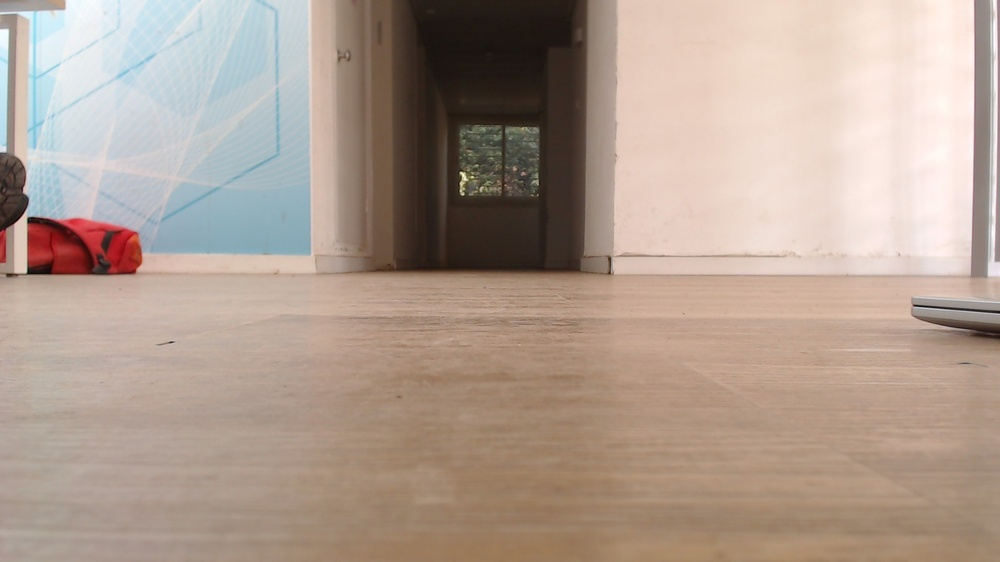
#> input picture exampleImages/10 no.jpg, 1000 x 562 px, shrunk from 1920 x 1080 before the run
$ python -i pic_sub.py   (imports and definitions only)
#> lines starting #> are read from the running program, lines starting #| are printed output that depends on the picture; after the words box and inside, x2 and y2 are one past the last pixel; in counts of white or black regions, pixels touching at a corner belong together
#> further down, picture is the input picture: shape (562, 1000, 3); mean B, G, R 144.8, 157.2, 175.3
import cv2
import numpy as np
import os

class LaserDotDetector:
    def __init__(self, min_area=5, max_area=200, threshold=10):
        self.min_area = min_area
        self.max_area = max_area
        self.threshold = threshold

    def find_laser_dot(self, diff_img, show=False):
#> called with show = False
        if len(diff_img.shape) == 3:
            gray = cv2.cvtColor(diff_img, cv2.COLOR_BGR2GRAY)
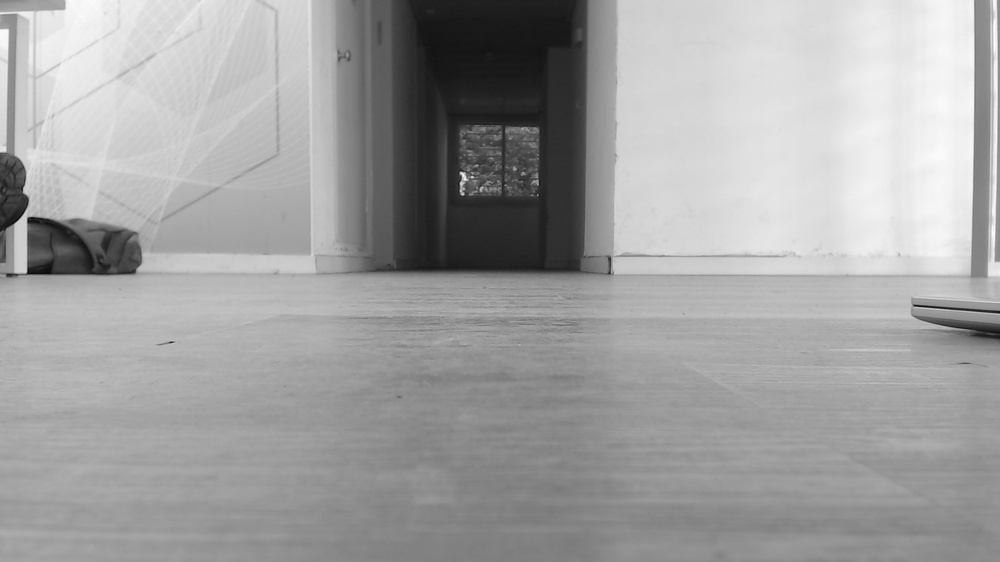
#> gray: shape (562, 1000); min 6, max 255, mean 161.2
        else:
            gray = diff_img.copy()
        _, thresh = cv2.threshold(gray, self.threshold, 255, cv2.THRESH_BINARY)
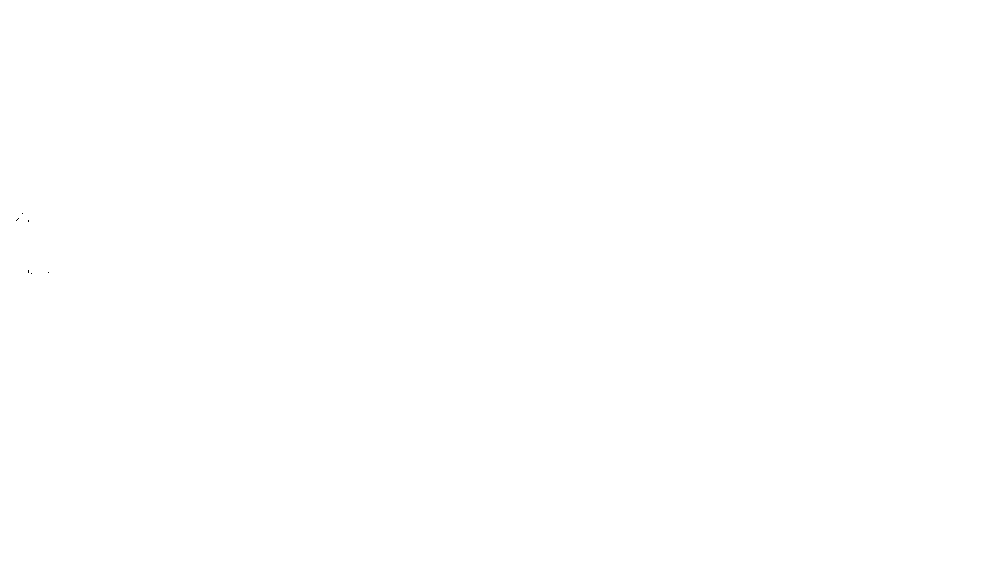
#> thresh: shape (562, 1000); 100% white; black in thin lines or dots, all inside (x1, y1, x2, y2) = (16, 213, 49, 274)
        kernel = np.ones((3, 3), np.uint8)
        clean = cv2.morphologyEx(thresh, cv2.MORPH_OPEN, kernel)
        contours, _ = cv2.findContours(clean, cv2.RETR_EXTERNAL, cv2.CHAIN_APPROX_SIMPLE)
#> contours = [[[0, 0], [0, 561], [999, 561], [999, 0]]]
        laser_dots = []
        for cnt in contours:
            area = cv2.contourArea(cnt)
            if self.min_area < area < self.max_area:
                M = cv2.moments(cnt)
                if M["m00"] != 0:
                    cx = int(M["m10"] / M["m00"])
                    cy = int(M["m01"] / M["m00"])
                    laser_dots.append((cx, cy))
                    if show:
                        cv2.circle(diff_img, (cx, cy), 5, (0, 255, 0), 2)
#> this loop made 1 pass
#> (cnt, area) on pass 1: ([[0, 0], [0, 561], [999, 561], [999, 0]], 560439)
#> after the loop, laser_dots = []
        if show:
            cv2.imshow("Laser Dot Detection", diff_img)
            cv2.waitKey(0)
            cv2.destroyAllWindows()
        return laser_dots


    # [56 lines left out: functions diff_images, find_laser_dot_old, save_laser_dot_image, not called in this run]

# [5 lines of commented-out code are left out]

>>> import cv2
>>> picture = cv2.imread('../exampleImages/10 no.jpg')
>>> result = LaserDotDetector().find_laser_dot(picture)
#> result = []

$ run again, on exampleImages/12 no.jpg
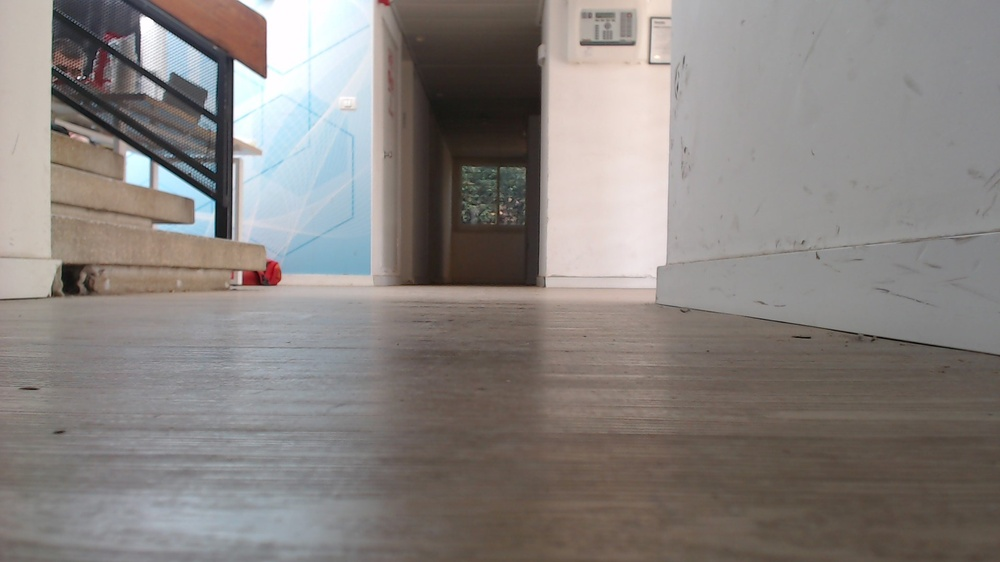
#> input picture exampleImages/12 no.jpg, 1000 x 562 px, shrunk from 1920 x 1080 before the run
#> picture is the input picture: shape (562, 1000, 3); mean B, G, R 127.4, 130.6, 136.3
#> in find_laser_dot, `gray = cv2.cvtColor(diff_img, cv2.COLOR_BGR2GRAY)`:
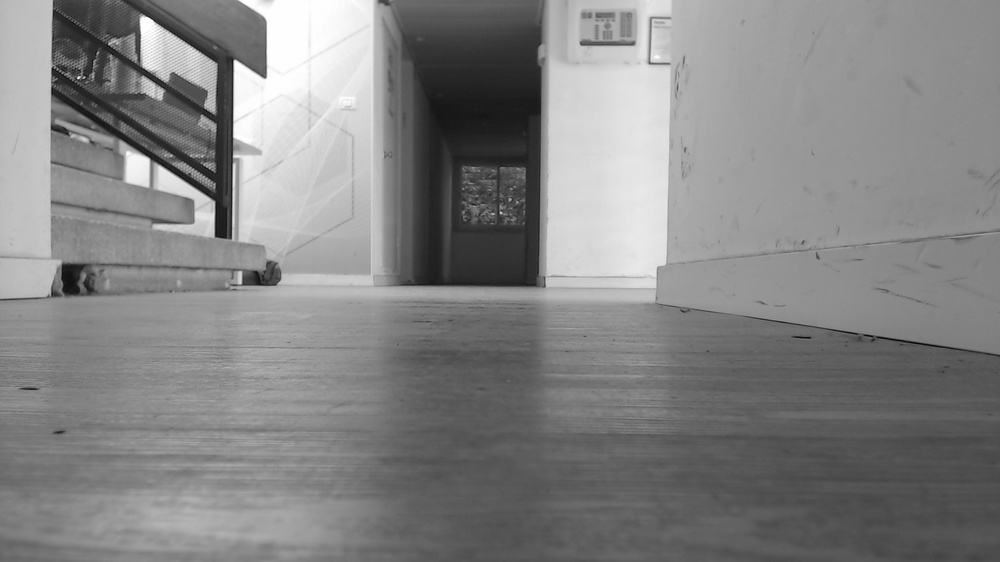
#> gray: shape (562, 1000); min 4, max 255, mean 131.9
#> thresh: shape (562, 1000); 100% white; black in thin lines or dots, all inside (x1, y1, x2, y2) = (60, 73, 933, 346)
#> contours = [[[0, 0], [0, 561], [999, 561], [999, 0]]]
#> the loop in find_laser_dot, `for cnt in contours:` made 1 pass
#> (cnt, area) on pass 1: ([[0, 0], [0, 561], [999, 561], [999, 0]], 560439)
#> after the loop in find_laser_dot, `for cnt in contours:`: laser_dots = []

$ run again, on exampleImages/14 no.jpg
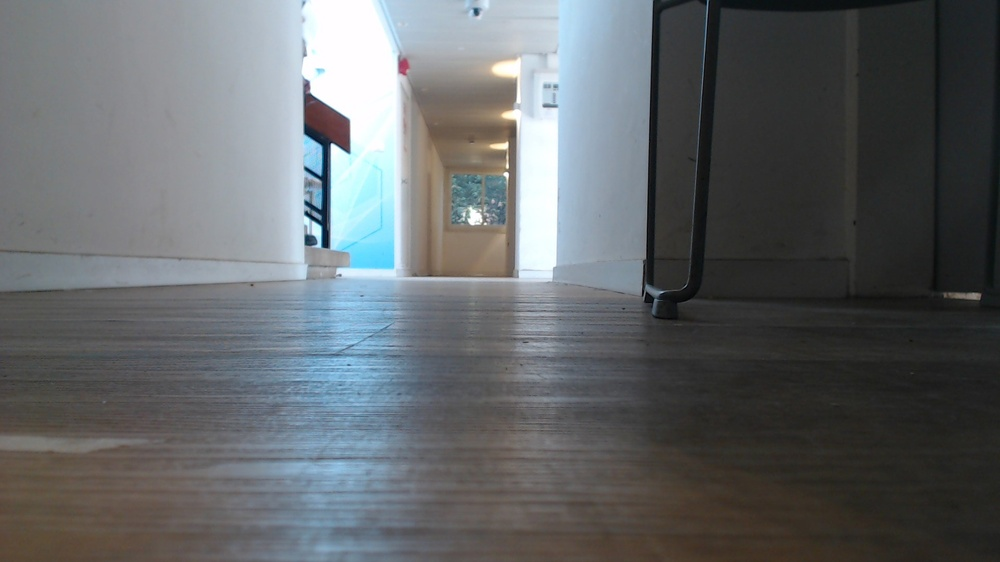
#> input picture exampleImages/14 no.jpg, 1000 x 562 px, shrunk from 1920 x 1080 before the run
#> picture is the input picture: shape (562, 1000, 3); mean B, G, R 104.9, 102.5, 98.8
#> in find_laser_dot, `gray = cv2.cvtColor(diff_img, cv2.COLOR_BGR2GRAY)`:
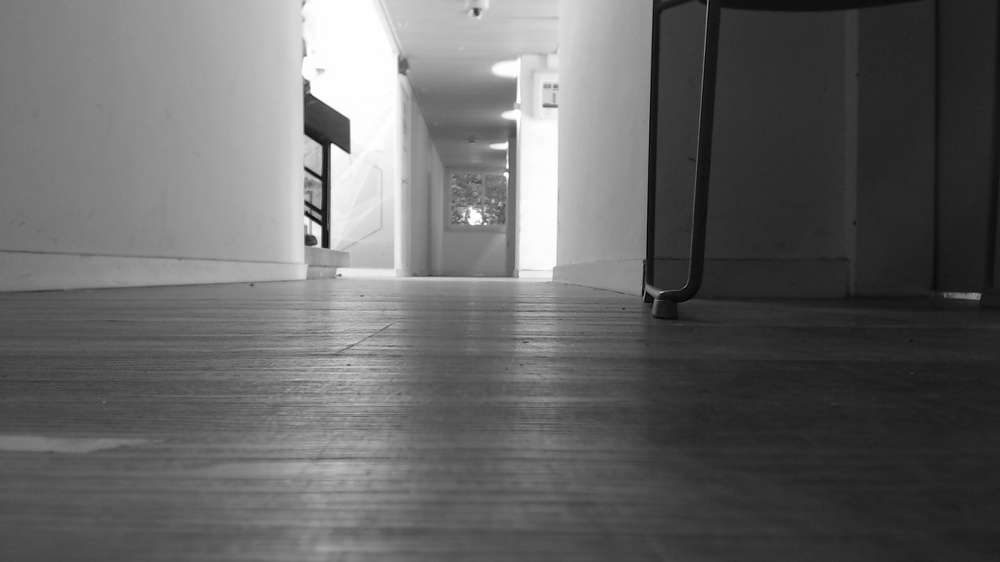
#> gray: shape (562, 1000); min 1, max 255, mean 101.7
#> thresh: shape (562, 1000); 100% white; black in thin lines or dots, all inside (x1, y1, x2, y2) = (643, 2, 710, 319)
#> contours = [[[0, 0], [0, 561], [999, 561], [999, 0]]]
#> the loop in find_laser_dot, `for cnt in contours:` made 1 pass
#> (cnt, area) on pass 1: ([[0, 0], [0, 561], [999, 561], [999, 0]], 560439)
#> after the loop in find_laser_dot, `for cnt in contours:`: laser_dots = []
